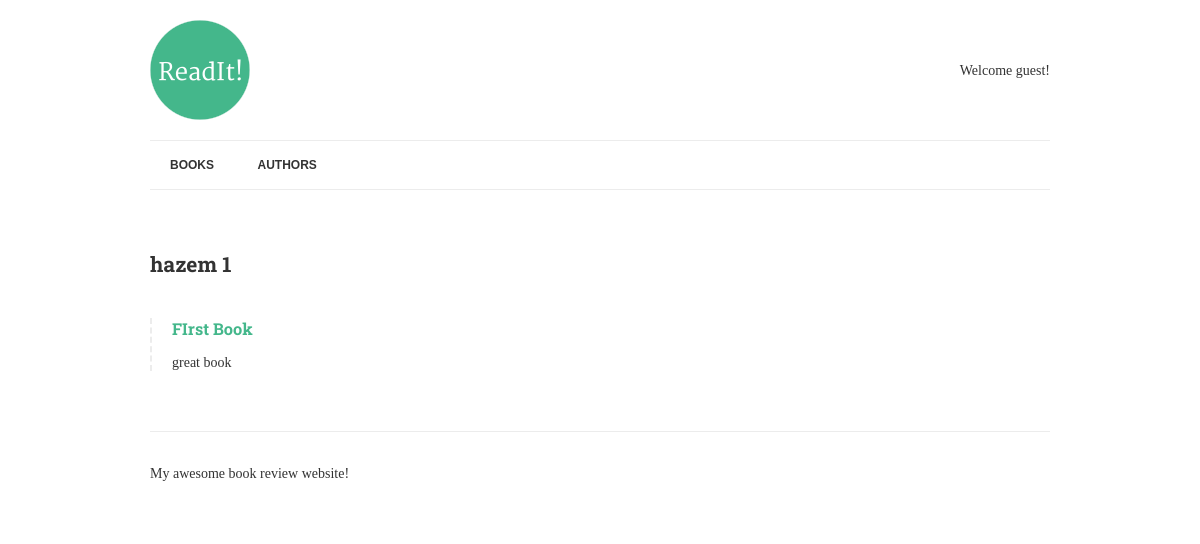
The app's page /authors/1/ with its own data.
### books/models.py (models this page shows, shortened)
class Author(models.Model):
	name = models.CharField(max_length=70, help_text="Use pen name, not real name!",
							unique=True)

class Book(models.Model):
	title = models.CharField(max_length=150)
	authors = models.ManyToManyField('Author', related_name='books')
	review = models.TextField(blank=True, null=True)
	date_reviewed = models.DateTimeField(blank=True, null=True)
	is_favourite = models.BooleanField(default=False, verbose_name="Favourite?")

### books/views.py (the view)
# urls.py: url(r'^authors/(?P<pk>[-\w]+)/$', AuthorDetail.as_view(), name='author-detail'),
class AuthorDetail(DetailView):
    model = Author
    template_name = "author.html"

### books/templates/author.html (shortened to what this page needs)
{% extends "base.html" %}
{% block content %}
	<h2>{{ author.name }}</h2>
	{% for book in author.books.all %}
		{% if book.review %}
			<div class="book">
				<h3><a href="{% url 'book-detail' book.pk %}">{{ book.title }}</a></h3>
				<p>{{ book.review|linebreaks }}</p>
			</div>
		{% endif %}
	{% endfor %}
{% endblock %}

### Library/static/css/style.css (style rules this page uses)
.book { border-left: 2px dashed #ececec; padding-left: 20px; margin: 40px 0; }
body { font-family: 'Merriweather', serif; color: #333; font-size: 14px; }
h1, h2, h3, h4, h5, h6 { font-family: 'Roboto Slab', serif; }
a { color: #44B78B; text-decoration: none; }

### records on screen
Author: name "hazem 1"
Book: title "FIrst Book", review "great book"
